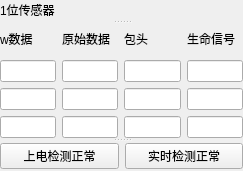
   <widget class="QSplitter" name="splitter">
    <property name="geometry">
     <rect>
      <x>48</x>
      <y>381</y>
      <width>243</width>
      <height>171</height>
     </rect>
    </property>
    <property name="orientation">
     <enum>Qt::Vertical</enum>
    </property>
    <widget class="QLabel" name="label_19">
     <property name="text">
      <string>1位传感器</string>
     </property>
    </widget>
    <widget class="QWidget" name="layoutWidget">
     <layout class="QHBoxLayout" name="horizontalLayout">
      <item>
       <layout class="QVBoxLayout" name="verticalLayout_9">
        <item>
         <widget class="QLabel" name="label_52">
          <property name="text">
           <string>w数据</string>
          </property>
         </widget>
        </item>
        <item>
         <widget class="QLineEdit" name="x_value1"/>
        </item>
        <item>
         <widget class="QLineEdit" name="z_value1"/>
        </item>
        <item>
         <widget class="QLineEdit" name="y_value1"/>
        </item>
       </layout>
      </item>
      <item>
       <layout class="QVBoxLayout" name="verticalLayout_8">
        <item>
         <widget class="QLabel" name="label_50">
          <property name="text">
           <string>原始数据</string>
          </property>
         </widget>
        </item>
        <item>
         <widget class="QLineEdit" name="x1RawData"/>
        </item>
        <item>
         <widget class="QLineEdit" name="z1RawData"/>
        </item>
        <item>
         <widget class="QLineEdit" name="y1RawData"/>
        </item>
       </layout>
      </item>
      <item>
       <layout class="QVBoxLayout" name="verticalLayout_7">
        <item>
         <widget class="QLabel" name="label_54">
          <property name="text">
           <string>包头</string>
          </property>
         </widget>
        </item>
        <item>
         <widget class="QLineEdit" name="x1RawFream"/>
        </item>
        <item>
         <widget class="QLineEdit" name="z1RawFream"/>
        </item>
        <item>
         <widget class="QLineEdit" name="y1RawFream"/>
        </item>
       </layout>
      </item>
      <item>
       <layout class="QVBoxLayout" name="verticalLayout_6">
        <item>
         <widget class="QLabel" name="label_55">
          <property name="text">
           <string>生命信号</string>
          </property>
         </widget>
        </item>
        <item>
         <widget class="QLineEdit" name="x1RawLife"/>
        </item>
        <item>
         <widget class="QLineEdit" name="z1RawLife"/>
        </item>
        <item>
         <widget class="QLineEdit" name="y1RawLife"/>
        </item>
       </layout>
      </item>
     </layout>
    </widget>
    <widget class="QWidget" name="layoutWidget">
     <layout class="QHBoxLayout" name="horizontalLayout_9">
      <item>
       <widget class="QPushButton" name="StartStatus1">
        <property name="text">
         <string>上电检测正常</string>
        </property>
       </widget>
      </item>
      <item>
       <widget class="QPushButton" name="RealStatus1">
        <property name="text">
         <string>实时检测正常</string>
        </property>
       </widget>
      </item>
     </layout>
    </widget>
   </widget>
